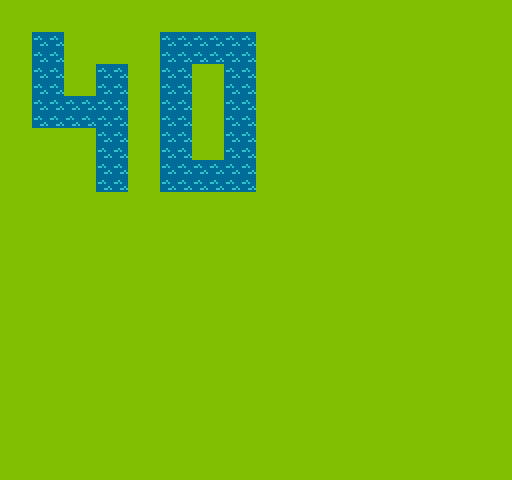

Tiled map render using the project's own tile images. Description and the whole map definition, tile-layer contents included, below:
An orthogonal 16x15 tile map with 32x32 px tiles, 1 tile layer (Tile Layer 1).

<map version="1.0" orientation="orthogonal" renderorder="right-down" width="16" height="15" tilewidth="32" tileheight="32" nextobjectid="1">
 <tileset firstgid="1" name="t" tilewidth="32" tileheight="32" tilecount="56">
  <image source="MetaTiles.png" width="256" height="255" />
 </tileset>
 <layer name="Tile Layer 1" width="16" height="15">
  <data encoding="csv">
1,1,1,1,1,1,1,1,1,1,1,1,1,1,1,1,
1,17,1,1,1,17,17,17,1,1,1,1,1,1,1,1,
1,17,1,17,1,17,1,17,1,1,1,1,1,1,1,1,
1,17,17,17,1,17,1,17,1,1,1,1,1,1,1,1,
1,1,1,17,1,17,1,17,1,1,1,1,1,1,1,1,
1,1,1,17,1,17,17,17,1,1,1,1,1,1,1,1,
1,1,1,1,1,1,1,1,1,1,1,1,1,1,1,1,
1,1,1,1,1,1,1,1,1,1,1,1,1,1,1,1,
1,1,1,1,1,1,1,1,1,1,1,1,1,1,1,1,
1,1,1,1,1,1,1,1,1,1,1,1,1,1,1,1,
1,1,1,1,1,1,1,1,1,1,1,1,1,1,1,1,
1,1,1,1,1,1,1,1,1,1,1,1,1,1,1,1,
1,1,1,1,1,1,1,1,1,1,1,1,1,1,1,1,
1,1,1,1,1,1,1,1,1,1,1,1,1,1,1,1,
1,1,1,1,1,1,1,1,1,1,1,1,1,1,1,1
</data>
 </layer>
</map>
